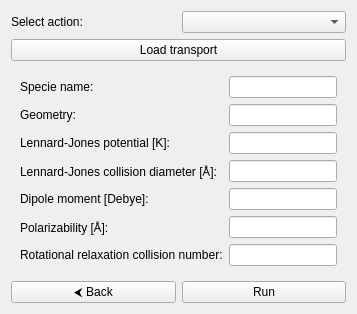
<?xml version="1.0" encoding="UTF-8"?>
<ui version="4.0">
    <class>ChemkinTransportInputPage</class>
        <widget class="QWidget" name="ChemkinTransportInputPage">
            <layout class="QVBoxLayout" name="verticalLayout">
                <!-- Select action item -->
                <item>
                    <layout class="QHBoxLayout" name="selectLayout">
                        <item>
                            <widget class="QLabel" name="actionLabel">
                                <property name="text">
                                    <string>Select action:</string>
                                </property>
                            </widget>
                        </item>
                        <item>
                            <widget class="QComboBox" name="actionComboBox"/>
                        </item>
                    </layout>
                </item>

                <!-- Transport button -->
                <item>
                    <widget class="QPushButton" name="transportButton">
                        <property name="text">
                            <string>Load transport</string>
                        </property>
                        <property name="toolTip">
                            <string>Load Chemkin transport file</string>
                        </property>
                    </widget>
                </item>

                <!-- Transport options -->
                <item>
                    <widget class="QWidget" name="transportWidget">
                        <layout class="QGridLayout" name="transportLayout">
                            <!-- Row 0 -->
                            <item row="0" column="0">
                                <widget class="QLabel" name="nameTransportLabel">
                                    <property name="text">
                                        <string>Specie name:</string>
                                    </property>
                                </widget>
                            </item>
                            <item row="0" column="1">
                                <widget class="QLineEdit" name="nameTransportEditLine" />
                            </item>

                            <!-- Row 1 -->
                            <item row="1" column="0">
                                <widget class="QLabel" name="geometryLabel">
                                    <property name="text">
                                        <string>Geometry:</string>
                                    </property>
                                </widget>
                            </item>
                            <item row="1" column="1">
                                <widget class="QLineEdit" name="geometryEditLine" />
                            </item>

                            <!-- Row 2 -->
                            <item row="2" column="0">
                                <widget class="QLabel" name="ljpotentialLabel">
                                    <property name="text">
                                        <string>Lennard-Jones potential [K]:</string>
                                    </property>
                                </widget>
                            </item>
                            <item row="2" column="1">
                                <widget class="QLineEdit" name="ljpotentialEditLine" />
                            </item>

                            <!-- Row 3 -->
                            <item row="3" column="0">
                                <widget class="QLabel" name="ljdiameterLabel">
                                    <property name="text">
                                        <string>Lennard-Jones collision diameter [&#x212b;]:</string>
                                    </property>
                                </widget>
                            </item>
                            <item row="3" column="1">
                                <widget class="QLineEdit" name="ljdiameterEditLine" />
                            </item>

                            <!-- Row 4 -->
                            <item row="4" column="0">
                                <widget class="QLabel" name="dipoleLabel">
                                    <property name="text">
                                        <string>Dipole moment [Debye]:</string>
                                    </property>
                                </widget>
                            </item>
                            <item row="4" column="1">
                                <widget class="QLineEdit" name="dipoleEditLine" />
                            </item>


                            <!-- Row 5 -->
                            <item row="5" column="0">
                                <widget class="QLabel" name="polarLabel">
                                    <property name="text">
                                        <string>Polarizability [&#x212b;]:</string>
                                    </property>
                                </widget>
                            </item>
                            <item row="5" column="1">
                                <widget class="QLineEdit" name="polarEditLine" />
                            </item>

                            <!-- Row 6 -->
                            <item row="6" column="0">
                                <widget class="QLabel" name="collisionLabel">
                                    <property name="text">
                                        <string>Rotational relaxation collision number:</string>
                                    </property>
                                </widget>
                            </item>
                            <item row="6" column="1">
                                <widget class="QLineEdit" name="collisionEditLine" />
                            </item>
                        </layout>
                    </widget>
                </item>

                <!-- Buttons -->
                <item>
                    <layout class="QHBoxLayout" name="buttonLayout">
                        <item>
                            <widget class="QPushButton" name="backButton">
                                <property name="text">
                                    <string>&#x2B9C; Back</string>
                                </property>
                                <property name="toolTip">
                                    <string>Go back to properties input page</string>
                                </property>
                            </widget>
                        </item>
                        <item>
                            <widget class="QPushButton" name="runButton">
                                <property name="text">
                                    <string>Run</string>
                                </property>
                                <property name="toolTip">
                                    <string>Run CHEMKIN editor and Save results</string>
                                </property>
                            </widget>
                        </item>
                    </layout>
                </item>
            </layout>
        </widget>
</ui>
